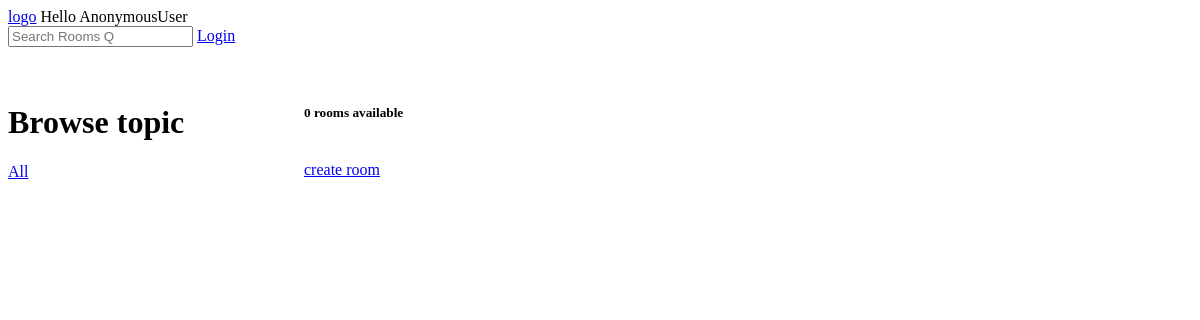
The app's page /?q=c++, older data.
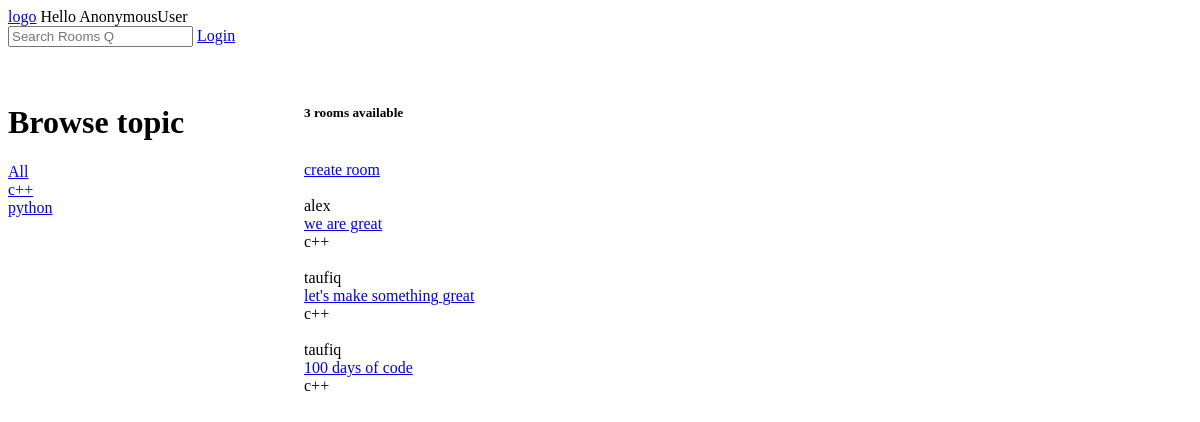
The same page, newer data.
### base/models.py (models this page shows, shortened)
class Topic(models.Model):
    name = models.CharField(max_length=200)
    def __str__(self):
        return self.name

class Room(models.Model):
    host = models.ForeignKey(User, on_delete=models.SET_NULL, null=True)
    name = models.CharField(max_length=200)
    description = models.TextField(null=True, blank=True)
    topic = models.ForeignKey(Topic, on_delete=models.SET_NULL, null=True)
    updated = models.DateTimeField(auto_now= True)
    created = models.DateTimeField(auto_now_add= True)
    class Meta:
        ordering = ['-updated', 'created']

### base/views.py (the view)
# urls.py: 2. Add a URL to urlpatterns:  path('', views.home, name='home')
def home(request):
    q = request.GET.get('q') if request.GET.get('q') != None else ""
    rooms = Room.objects.filter(Q(topic__name__icontains=q) | Q(name__icontains=q) | Q(description__icontains=q))
    topics = Topic.objects.all()
    rooms_count = rooms.count()
    return render(request, 'base/home.html', {'rooms' : rooms, 'topics': topics,'rooms_count':rooms_count})

### base/templates/base/home.html (shortened to what this page needs)
{% extends 'main.html' %}
{% block content %}
<div class="main">
    <div>
        <h1>Browse topic</h1>
            <div>
            <a href="{% url 'home' %}" >All</a>
        </div>
        {% for topic in topics %}
        <div>
            <a href="{% url 'home' %}?q={{topic.name|urlencode }}" >{{topic.name}}</a>
        </div>
        {% endfor %}
    </div>
    <div>
        <div>
            <h5>{{rooms_count}} rooms available</h5>
        </div>
        <br/>
        <div>
           <a href="{% url 'create-room' %}">create room</a>
        </div>
        <br/>
        {% for room in rooms %}
        <div>
            <div>{{room.host}}</div>
            <div><a href="{% url 'room' room.id %}">{{room.name}}</a></div>
            <div>{{room.topic}}</div>
        </div><br/>
        {% endfor %}
    </div>
</div>
{% endblock %}

Row changes from the older to the newer data that the page shows:
added Topic: name "c++"
added Topic: name "python"
added Room: host "alex", name "we are great", topic "c++"
added Room: host "taufiq", name "let's make something great", topic "c++"
now on this page (row edited): Room: host "taufiq", name "100 days of code", topic "c++"
Text that changed along with them:
{{ rooms_count }}: "0" → "3"
